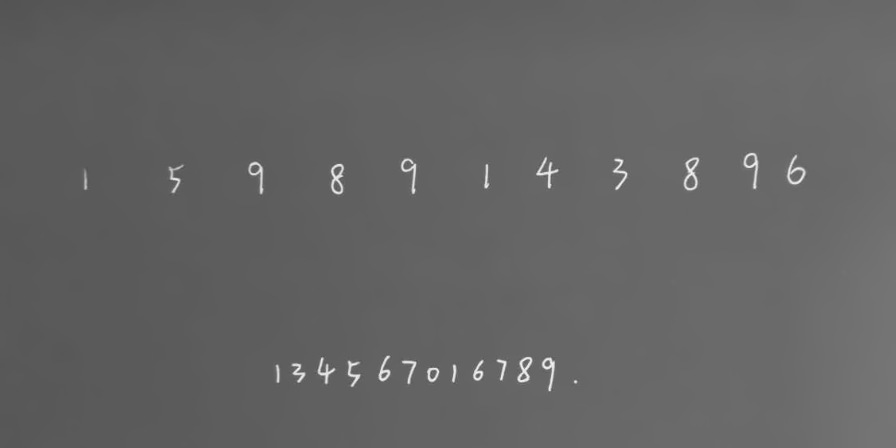
#> input picture img_denoised.png, 896 x 448 px
$ python -i utils.py   (imports and definitions only)
#> lines starting #> are read from the running program, lines starting #| are printed output that depends on the picture
#> in findBorderContours, img is the input picture: shape (448, 896); min 78, max 254, mean 99.7
import cv2
import numpy as np

# 反相灰度图，将黑白颠倒
# 灰度值为0表示黑色，图片一般背景为白色，目标为黑色，所以需要反相
def accessPixel(img):
    height = img.shape[0]
#> height = 448
    width = img.shape[1]
#> width = 896
    for i in range(height):
        for j in range(width):
            img[i][j] = 255 - img[i][j]
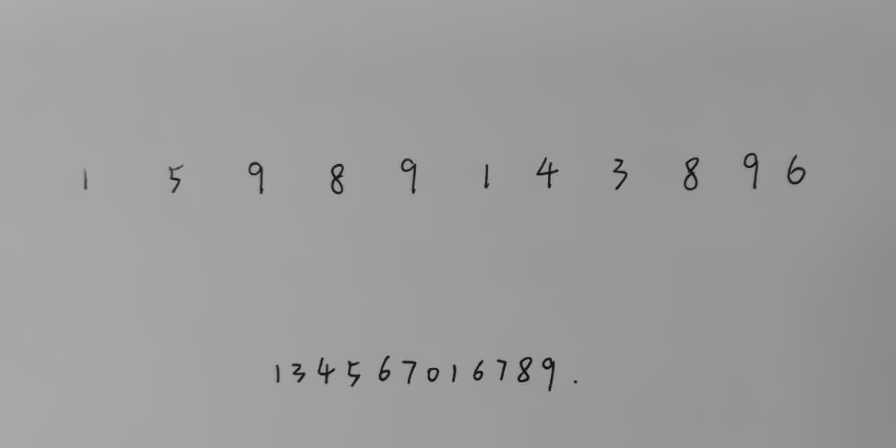
#> img: shape (448, 896); min 1, max 177, mean 155.3
    return img

# 反相二值化图像
# 设置一个阈值，将图像分为两部分，分成更明显的黑和白，更加有利于做图像处理判别
def accessBinary(img, threshold=128):
    img = accessPixel(img)
    # 边缘膨胀，不加也可以
    kernel = np.ones((3, 3), np.uint8)
    img = cv2.dilate(img, kernel, iterations=1)
    _, img = cv2.threshold(img, threshold, 0, cv2.THRESH_TOZERO)
    return img

# 寻找边缘，返回边框的左上角和右下角（利用cv2.findContours）
# 适当设置maxArea来避免识别一些噪声点
def findBorderContours(path, maxArea=200):
    img = cv2.imread(path, cv2.IMREAD_GRAYSCALE)
    # 去噪声
    img_denoised = cv2.fastNlMeansDenoising(img)
    img = accessBinary(img_denoised)
    contours, _ = cv2.findContours(img, cv2.RETR_EXTERNAL, cv2.CHAIN_APPROX_SIMPLE)
#> contours = [[[0, 0], [0, 447], [895, 447], [895, 0]]]
    borders = []
    for contour in contours:
        # 将边缘拟合成一个矩形边框，简化保存矩形的左上角和右下角的坐标
        x, y, w, h = cv2.boundingRect(contour)
        if w * h > maxArea:
            border = [(x, y), (x + w, y + h)]
            borders.append(border)
#> this loop made 1 pass
#> (contour, x, y, w, h) on pass 1: ([[0, 0], [0, 447], [895, 447], [895, 0]], 0, 0, 896, 448)
#> after the loop, borders = [[(0, 0), (896, 448)]]
    # 由于findContours函数返回结果的无序性，简单地按照x坐标排序
    return sorted(borders, key=lambda b: b[0])

# transmit to MNIST format
# 卷积的输入应是四维（图片数量，图片高度，图片宽度，图像通道数），本实验是灰度图，通道数为1
# 其他模型的输入均是三维（图片数量，图片高度，图片宽度）
# [77 lines left out: functions transMNIST, reshape_label_classifier, showResults, transformResult, not called in this run]

>>> result = findBorderContours('img_denoised.png')
#> result = [[(0, 0), (896, 448)]]
